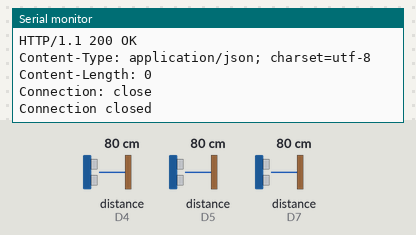
Bench run of a sketch on a simulated Arduino Uno R4 WiFi. Parts: the last lines printed to the serial monitor. Wiring (inferred from the names in the program): 3 × ultrasonic range finder: trigger D2, echo D4 / trigger D3, echo D5 / trigger D6, echo D7. The test bench sets the inputs (shaded band); at power-on: distance to the obstacle (sensors on D4, D5, D7) 80 cm. The echo pulse lasts 58.3 µs per cm; WiFi joins after 1.5 s; servers stay silent unless stated; uploads are accepted with an empty reply.

Above: at 8.7 s.
8.8 s: distance to the obstacle (sensor on D4) set to 2 cm
At 10.88 s:
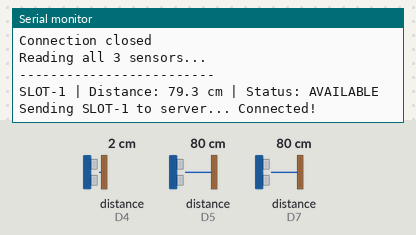
12.8 s: distance to the obstacle (sensor on D5) set to 2 cm
At 14.09 s:
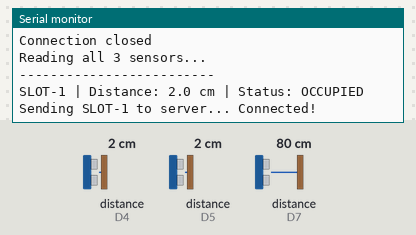
20.8 s: distance to the obstacle (sensor on D7) set to 2 cm
At 20.91 s:
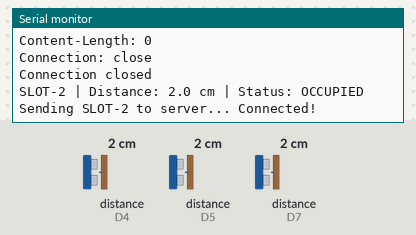
24.6 s: distance to the obstacle (sensor on D4) set to 4 cm
At 27.32 s:
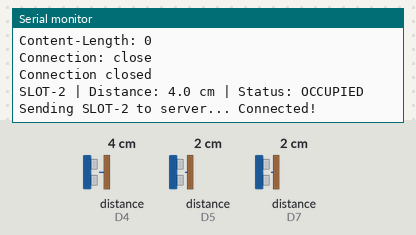
28.4 s: distance to the obstacle (sensor on D5) set to 4 cm
At 30.13 s:
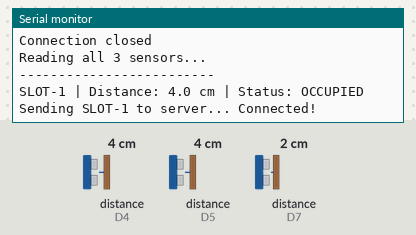
32.2 s: distance to the obstacle (sensor on D7) set to 4 cm
At 34.13 s:
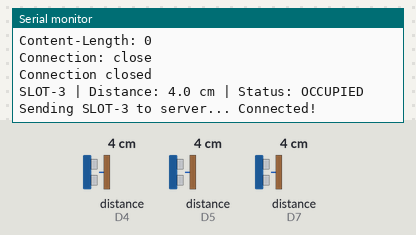
Timing chart, 0 to 35.6 s (numbered marks = the images above; inputs shaded):
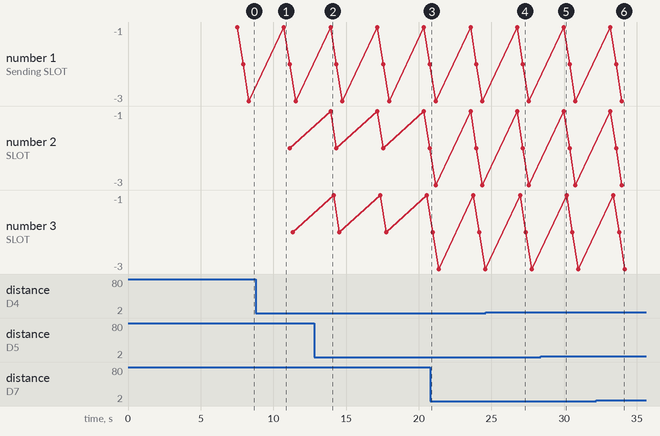

The sketch:

prism_arduino_r4.ino
```cpp
/*
  PRISM 3 SENSOR FIRMWARE - ARDUINO UNO R4 WiFi
  Hardware: Arduino Uno R4 WiFi + 3 HC-SR04 Ultrasonic Sensors
*/

#include "WiFiS3.h"
#include <ArduinoJson.h>

// ---------- WIFI CONFIG ----------
const char* ssid = "TP-Link_7AE6";
const char* password = "36144044";

// Put your laptop/backend IPv4 address here
const char* serverAddress = "192.168.0.105";
const int serverPort = 5000;

// ---------- SENSOR CONFIG ----------
const int NUM_SENSORS = 3;

const char* slotIds[NUM_SENSORS] = {
  "SLOT-1",
  "SLOT-2",
  "SLOT-3"
};

const int trigPins[NUM_SENSORS] = {
  3,2,6
};

const int echoPins[NUM_SENSORS] = {
  5,4,7
};

// Distance threshold for occupied status
const float OCCUPIED_THRESHOLD_CM = 15.0;

WiFiClient client;

void setup() {
  Serial.begin(115200);
  delay(1000);

  for (int i = 0; i < NUM_SENSORS; i++) {
    pinMode(trigPins[i], OUTPUT);
    pinMode(echoPins[i], INPUT);
    digitalWrite(trigPins[i], LOW);
  }

  if (WiFi.status() == WL_NO_SHIELD) {
    Serial.println("WiFi module not present");
    while (true);
  }

  Serial.print("Connecting to WiFi: ");
  Serial.println(ssid);

  while (WiFi.status() != WL_CONNECTED) {
    WiFi.begin(ssid, password);
    delay(5000);
    Serial.print(".");
  }

  Serial.println();
  Serial.println("Connected to WiFi!");
  printWifiStatus();
}

void loop() {
  Serial.println();
  Serial.println("Reading all 3 sensors...");
  Serial.println("-------------------------");

  for (int i = 0; i < NUM_SENSORS; i++) {
    float distanceCm = measureDistance(trigPins[i], echoPins[i]);
    String status = getSlotStatus(distanceCm);

    Serial.print(slotIds[i]);
    Serial.print(" | Distance: ");
    Serial.print(distanceCm, 1);
    Serial.print(" cm | Status: ");
    Serial.println(status);

    sendDistanceToServer(slotIds[i], distanceCm, status);

    // Small delay avoids ultrasonic cross-interference
    delay(100);
  }

  delay(2000);
}

float measureDistance(int trigPin, int echoPin) {
  digitalWrite(trigPin, LOW);
  delayMicroseconds(2);

  digitalWrite(trigPin, HIGH);
  delayMicroseconds(10);
  digitalWrite(trigPin, LOW);

  long duration = pulseIn(echoPin, HIGH, 30000);

  if (duration == 0) {
    return -1.0;
  }

  float distanceCm = duration * 0.034 / 2.0;
  return distanceCm;
}

String getSlotStatus(float distanceCm) {
  if (distanceCm < 0) {
    return "ERROR";
  }
  else if (distanceCm <= OCCUPIED_THRESHOLD_CM) {
    return "OCCUPIED";
  }
  else {
    return "AVAILABLE";
  }
}

void sendDistanceToServer(const char* slotId, float distanceCm, String status) {
  Serial.print("Sending ");
  Serial.print(slotId);
  Serial.print(" to server... ");

  if (client.connect(serverAddress, serverPort)) {
    Serial.println("Connected!");

    StaticJsonDocument<250> doc;
    doc["slot_id"] = slotId;
    doc["distance"] = distanceCm;
    doc["status"] = status;

    String requestBody;
    serializeJson(doc, requestBody);

    client.println("POST /update-slot HTTP/1.1");
    client.print("Host: ");
    client.println(serverAddress);
    client.println("Content-Type: application/json");
    client.print("Content-Length: ");
    client.println(requestBody.length());
    client.println("Connection: close");
    client.println();
    client.println(requestBody);

    Serial.print("[");
    Serial.print(slotId);
    Serial.print("] Sent: ");
    Serial.print(distanceCm, 1);
    Serial.print(" cm | ");
    Serial.println(status);

    while (client.connected() || client.available()) {
      if (client.available()) {
        char c = client.read();
        Serial.write(c);
      }
    }

    client.stop();
    Serial.println();
    Serial.println("Connection closed");
  }
  else {
    Serial.println("Connection failed");
  }
}

void printWifiStatus() {
  Serial.print("SSID: ");
  Serial.println(WiFi.SSID());

  IPAddress ip = WiFi.localIP();
  Serial.print("Arduino IP Address: ");
  Serial.println(ip);

  long rssi = WiFi.RSSI();
  Serial.print("Signal strength: ");
  Serial.print(rssi);
  Serial.println(" dBm");
}
```

Measured:
- after the input at 12.8 s, the serial monitor: prints a new line after 1.1 s (image 2)
- after the input at 24.6 s, the serial monitor: prints a new line after 2.6 s (image 4)
- after the input at 28.4 s, the serial monitor: prints a new line after 1.6 s (image 5)
- after the input at 32.2 s, the serial monitor: prints a new line after 1.8 s (image 6)
